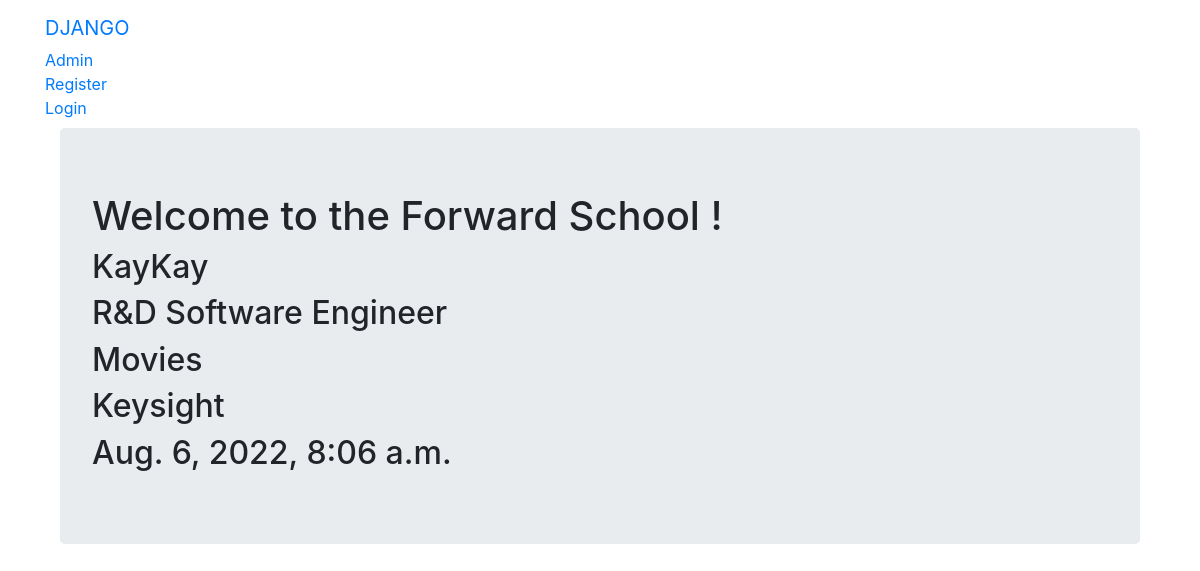
The page /hello_world/dashboard/ on the database its author committed.
### hello_world/models.py (models this page shows, shortened)
class UserProfileInfo(models.Model):
    user = models.OneToOneField(User, on_delete=models.CASCADE)
    occupation = models.TextField(blank=True)
    company=models.TextField(blank=True)
    hobby=models.TextField(blank=True)

### hello_world/views.py (the view)
def dashboard(request):
    all_users = UserProfileInfo.objects.select_related('user')
    return render(request,'hello_world/dashboard.html',{'all_users':all_users})

### templates/hello_world/dashboard.html
{% extends "hello_world/base.html" %}
{% block body_block %}
<div class="container">
  <div class="jumbotron">
    <h1>Welcome to the Forward School !</h1>
    {% if all_users %}
        {% for row in all_users %}
            <h2>{{row.user.username}}</h2>
            <h2>{{row.occupation}}</h2>
            <h2>{{row.hobby}}</h2>
            <h2>{{row.company}}</h2>
            <h2>{{row.user.last_login}}</h2>
        {% endfor %}
    {% else %}
        <h2>Register or Login if you'd like to</h2>
    {% endif %}
  </div>
</div>
{% endblock %}

### rows shown on the page
UserProfileInfo: user.username "KayKay", occupation "R&D Software Engineer", hobby "Movies", company "Keysight", user.last_login "Aug. 6, 2022, 8:06 a.m."
